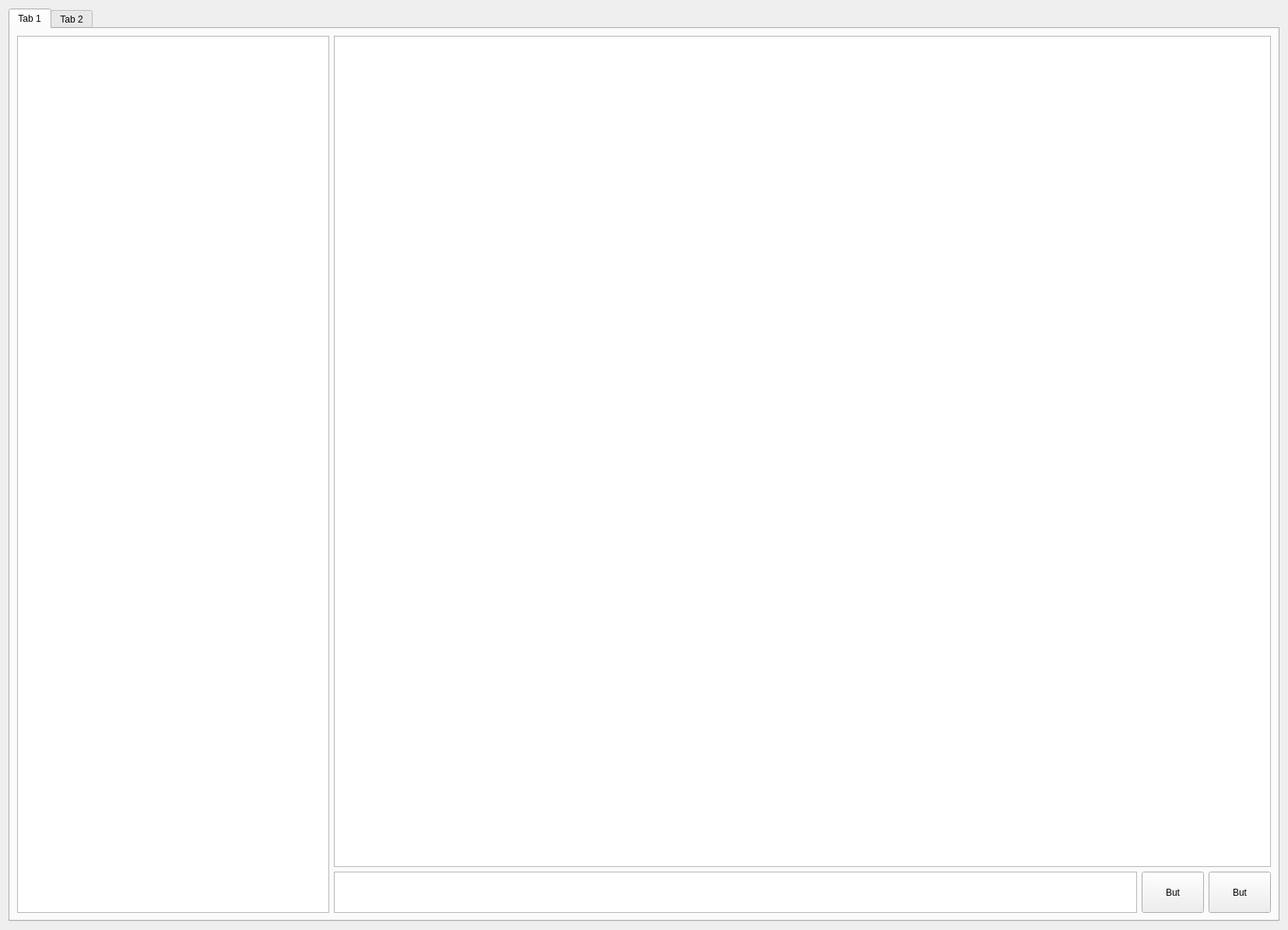
<?xml version="1.0" encoding="UTF-8"?>
<ui version="4.0">
 <class>Form</class>
 <widget class="QWidget" name="Form">
  <property name="geometry">
   <rect>
    <x>0</x>
    <y>0</y>
    <width>1655</width>
    <height>1195</height>
   </rect>
  </property>
  <property name="windowTitle">
   <string>Form</string>
  </property>
  <layout class="QGridLayout" name="gridLayout_2">
   <item row="0" column="0">
    <widget class="QTabWidget" name="tabWidget">
     <property name="currentIndex">
      <number>0</number>
     </property>
     <widget class="QWidget" name="tab">
      <attribute name="title">
       <string>Tab 1</string>
      </attribute>
      <layout class="QGridLayout" name="gridLayout">
       <item row="0" column="0">
        <layout class="QHBoxLayout" name="horizontalLayout" stretch="1,3">
         <item>
          <widget class="QTreeView" name="treeView"/>
         </item>
         <item>
          <layout class="QVBoxLayout" name="verticalLayout_2" stretch="20,1">
           <item>
            <widget class="QListWidget" name="listWidget"/>
           </item>
           <item>
            <layout class="QHBoxLayout" name="horizontalLayout_2">
             <item>
              <widget class="QTextEdit" name="textEdit">
               <property name="minimumSize">
                <size>
                 <width>0</width>
                 <height>50</height>
                </size>
               </property>
              </widget>
             </item>
             <item>
              <widget class="QPushButton" name="pushButton_2">
               <property name="sizePolicy">
                <sizepolicy hsizetype="Minimum" vsizetype="Expanding">
                 <horstretch>0</horstretch>
                 <verstretch>0</verstretch>
                </sizepolicy>
               </property>
               <property name="minimumSize">
                <size>
                 <width>50</width>
                 <height>50</height>
                </size>
               </property>
               <property name="text">
                <string>But</string>
               </property>
              </widget>
             </item>
             <item>
              <widget class="QPushButton" name="pushButton">
               <property name="sizePolicy">
                <sizepolicy hsizetype="Minimum" vsizetype="Expanding">
                 <horstretch>0</horstretch>
                 <verstretch>0</verstretch>
                </sizepolicy>
               </property>
               <property name="minimumSize">
                <size>
                 <width>50</width>
                 <height>50</height>
                </size>
               </property>
               <property name="text">
                <string>But</string>
               </property>
              </widget>
             </item>
            </layout>
           </item>
          </layout>
         </item>
        </layout>
       </item>
      </layout>
     </widget>
     <widget class="QWidget" name="tab_2">
      <attribute name="title">
       <string>Tab 2</string>
      </attribute>
     </widget>
    </widget>
   </item>
  </layout>
 </widget>
 <resources/>
 <connections/>
</ui>
